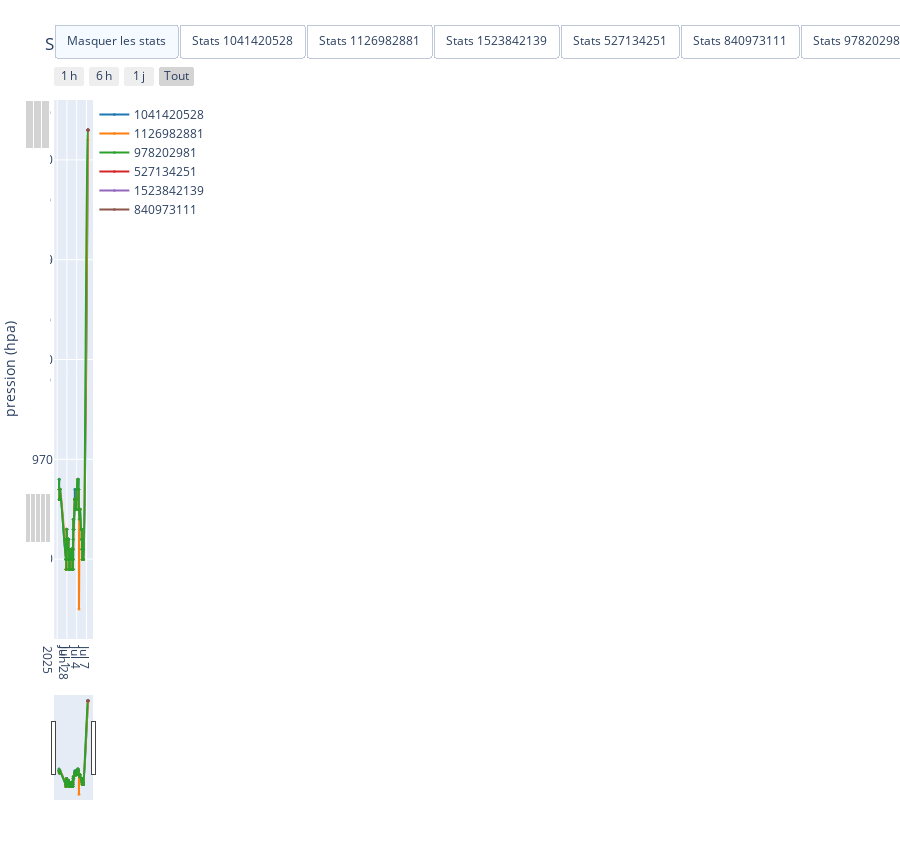

Notebook source saved alongside this figure:
### Code cell
creer_dashboard_capteur(df, stats_complet, "Suivi pression", "pression", "hpa")

### Figure 1 — Plotly figure (JSON) as saved in the notebook; plotly's stock layout.template omitted (floating-point values rounded to 4 significant figures; data arrays with more than 128 entries replaced by an {"elided": "..."} marker saying what was removed)
{"data": [{"cells": {"align": "left", "fill": {"color": "white"}, "values": {"elided": "3x476 mixed values"}}, "domain": {"x": [0, 0.38], "y": [0.37, 1]}, "header": {"align": "left", "fill": {"color": "lightgrey"}, "values": ["Heure", "pression (hpa)", "Capteur"]}, "type": "table"}, {"cells": {"align": "left", "fill": {"color": "white"}, "values": [["1041420528", "1126982881", "1523842139", "527134251", "840973111", "978202981", "Tous les capteurs"], [963.1, 963.1, 1003, 1003, 1003, 963.5, 963.8], [959, 955, 1003, 1003, 1003, 959, 955], [1003, 1003, 1003, 1003, 1003, 1003, 1003], [153, 157, 2, 2, 3, 159, 476]]}, "domain": {"x": [0, 0.38], "y": [0, 0.27]}, "header": {"align": "left", "fill": {"color": "lightgrey"}, "values": ["Capteur", "Moyenne (hpa)", "Min (hpa)", "Max (hpa)", "Nb valeurs"]}, "type": "table"}, {"customdata": {"elided": "153x5 mixed values"}, "hovertemplate": "<b>Capteur</b> : %{customdata[0]}<br><b>Date</b> : %{x|%d %b %Y %H:%M}<br><b>pression</b> : %{y:.2f} hpa<br><br><b>Statistiques capteur</b><br>Moyenne : %{customdata[1]:.2f} hpa<br>Min : %{customdata[2]:.2f} hpa<br>Max : %{customdata[3]:.2f} hpa<br>Nb valeurs : %{customdata[4]}<extra></extra>", "line": {"color": "#1F77B4", "shape": "spline", "width": 2}, "marker": {"opacity": 0.7, "size": 3}, "mode": "lines+markers", "name": "1041420528", "type": "scatter", "x": {"elided": "153 str values"}, "xaxis": "x", "y": {"elided": "153 int values"}, "yaxis": "y"}, {"customdata": {"elided": "157x5 mixed values"}, "hovertemplate": "<b>Capteur</b> : %{customdata[0]}<br><b>Date</b> : %{x|%d %b %Y %H:%M}<br><b>pression</b> : %{y:.2f} hpa<br><br><b>Statistiques capteur</b><br>Moyenne : %{customdata[1]:.2f} hpa<br>Min : %{customdata[2]:.2f} hpa<br>Max : %{customdata[3]:.2f} hpa<br>Nb valeurs : %{customdata[4]}<extra></extra>", "line": {"color": "#FF7F0E", "shape": "spline", "width": 2}, "marker": {"opacity": 0.7, "size": 3}, "mode": "lines+markers", "name": "1126982881", "type": "scatter", "x": {"elided": "157 str values"}, "xaxis": "x", "y": {"elided": "157 int values"}, "yaxis": "y"}, {"customdata": {"elided": "159x5 mixed values"}, "hovertemplate": "<b>Capteur</b> : %{customdata[0]}<br><b>Date</b> : %{x|%d %b %Y %H:%M}<br><b>pression</b> : %{y:.2f} hpa<br><br><b>Statistiques capteur</b><br>Moyenne : %{customdata[1]:.2f} hpa<br>Min : %{customdata[2]:.2f} hpa<br>Max : %{customdata[3]:.2f} hpa<br>Nb valeurs : %{customdata[4]}<extra></extra>", "line": {"color": "#2CA02C", "shape": "spline", "width": 2}, "marker": {"opacity": 0.7, "size": 3}, "mode": "lines+markers", "name": "978202981", "type": "scatter", "x": {"elided": "159 str values"}, "xaxis": "x", "y": {"elided": "159 int values"}, "yaxis": "y"}, {"customdata": [["527134251", 1003, 1003, 1003, 2], ["527134251", 1003, 1003, 1003, 2]], "hovertemplate": "<b>Capteur</b> : %{customdata[0]}<br><b>Date</b> : %{x|%d %b %Y %H:%M}<br><b>pression</b> : %{y:.2f} hpa<br><br><b>Statistiques capteur</b><br>Moyenne : %{customdata[1]:.2f} hpa<br>Min : %{customdata[2]:.2f} hpa<br>Max : %{customdata[3]:.2f} hpa<br>Nb valeurs : %{customdata[4]}<extra></extra>", "line": {"color": "#D62728", "shape": "spline", "width": 2}, "marker": {"opacity": 0.7, "size": 3}, "mode": "lines+markers", "name": "527134251", "type": "scatter", "x": ["2025-07-07T11:25:35.000000000", "2025-07-07T11:56:21.000000000"], "xaxis": "x", "y": [1003, 1003], "yaxis": "y"}, {"customdata": [["1523842139", 1003, 1003, 1003, 2], ["1523842139", 1003, 1003, 1003, 2]], "hovertemplate": "<b>Capteur</b> : %{customdata[0]}<br><b>Date</b> : %{x|%d %b %Y %H:%M}<br><b>pression</b> : %{y:.2f} hpa<br><br><b>Statistiques capteur</b><br>Moyenne : %{customdata[1]:.2f} hpa<br>Min : %{customdata[2]:.2f} hpa<br>Max : %{customdata[3]:.2f} hpa<br>Nb valeurs : %{customdata[4]}<extra></extra>", "line": {"color": "#9467BD", "shape": "spline", "width": 2}, "marker": {"opacity": 0.7, "size": 3}, "mode": "lines+markers", "name": "1523842139", "type": "scatter", "x": ["2025-07-07T11:27:09.000000000", "2025-07-07T11:57:55.000000000"], "xaxis": "x", "y": [1003, 1003], "yaxis": "y"}, {"customdata": [["840973111", 1003, 1003, 1003, 3], ["840973111", 1003, 1003, 1003, 3], ["840973111", 1003, 1003, 1003, 3]], "hovertemplate": "<b>Capteur</b> : %{customdata[0]}<br><b>Date</b> : %{x|%d %b %Y %H:%M}<br><b>pression</b> : %{y:.2f} hpa<br><br><b>Statistiques capteur</b><br>Moyenne : %{customdata[1]:.2f} hpa<br>Min : %{customdata[2]:.2f} hpa<br>Max : %{customdata[3]:.2f} hpa<br>Nb valeurs : %{customdata[4]}<extra></extra>", "line": {"color": "#8C564B", "shape": "spline", "width": 2}, "marker": {"opacity": 0.7, "size": 3}, "mode": "lines+markers", "name": "840973111", "type": "scatter", "x": ["2025-07-07T11:27:10.000000000", "2025-07-07T11:57:56.000000000", "2025-07-07T11:59:49.000000000"], "xaxis": "x", "y": [1003, 1003, 1003], "yaxis": "y"}, {"hovertemplate": "<b>Capteur</b> : 1041420528<br><b>Type</b> : Moyenne<br><b>Valeur</b> : %{y:.2f} hpa<extra></extra>", "line": {"color": "#1F77B4", "dash": "dash", "width": 1}, "mode": "lines", "name": "1041420528 - Moyenne", "type": "scatter", "visible": false, "x": {"elided": "153 str values"}, "xaxis": "x", "y": {"elided": "153 float values"}, "yaxis": "y"}, {"hovertemplate": "<b>Capteur</b> : 1041420528<br><b>Type</b> : Minimum<br><b>Valeur</b> : %{y:.2f} hpa<extra></extra>", "line": {"color": "#1F77B4", "dash": "dot", "width": 1}, "mode": "lines", "name": "1041420528 - Minimum", "type": "scatter", "visible": false, "x": {"elided": "153 str values"}, "xaxis": "x", "y": {"elided": "153 int values"}, "yaxis": "y"}, {"hovertemplate": "<b>Capteur</b> : 1041420528<br><b>Type</b> : Maximum<br><b>Valeur</b> : %{y:.2f} hpa<extra></extra>", "line": {"color": "#1F77B4", "dash": "dot", "width": 1}, "mode": "lines", "name": "1041420528 - Maximum", "type": "scatter", "visible": false, "x": {"elided": "153 str values"}, "xaxis": "x", "y": {"elided": "153 int values"}, "yaxis": "y"}, {"hovertemplate": "<b>Capteur</b> : 1126982881<br><b>Type</b> : Moyenne<br><b>Valeur</b> : %{y:.2f} hpa<extra></extra>", "line": {"color": "#FF7F0E", "dash": "dash", "width": 1}, "mode": "lines", "name": "1126982881 - Moyenne", "type": "scatter", "visible": false, "x": {"elided": "157 str values"}, "xaxis": "x", "y": {"elided": "157 float values"}, "yaxis": "y"}, {"hovertemplate": "<b>Capteur</b> : 1126982881<br><b>Type</b> : Minimum<br><b>Valeur</b> : %{y:.2f} hpa<extra></extra>", "line": {"color": "#FF7F0E", "dash": "dot", "width": 1}, "mode": "lines", "name": "1126982881 - Minimum", "type": "scatter", "visible": false, "x": {"elided": "157 str values"}, "xaxis": "x", "y": {"elided": "157 int values"}, "yaxis": "y"}, {"hovertemplate": "<b>Capteur</b> : 1126982881<br><b>Type</b> : Maximum<br><b>Valeur</b> : %{y:.2f} hpa<extra></extra>", "line": {"color": "#FF7F0E", "dash": "dot", "width": 1}, "mode": "lines", "name": "1126982881 - Maximum", "type": "scatter", "visible": false, "x": {"elided": "157 str values"}, "xaxis": "x", "y": {"elided": "157 int values"}, "yaxis": "y"}, {"hovertemplate": "<b>Capteur</b> : 1523842139<br><b>Type</b> : Moyenne<br><b>Valeur</b> : %{y:.2f} hpa<extra></extra>", "line": {"color": "#2CA02C", "dash": "dash", "width": 1}, "mode": "lines", "name": "1523842139 - Moyenne", "type": "scatter", "visible": false, "x": ["2025-07-07T11:27:09.000000000", "2025-07-07T11:57:55.000000000"], "xaxis": "x", "y": [1003, 1003], "yaxis": "y"}, {"hovertemplate": "<b>Capteur</b> : 1523842139<br><b>Type</b> : Minimum<br><b>Valeur</b> : %{y:.2f} hpa<extra></extra>", "line": {"color": "#2CA02C", "dash": "dot", "width": 1}, "mode": "lines", "name": "1523842139 - Minimum", "type": "scatter", "visible": false, "x": ["2025-07-07T11:27:09.000000000", "2025-07-07T11:57:55.000000000"], "xaxis": "x", "y": [1003, 1003], "yaxis": "y"}, {"hovertemplate": "<b>Capteur</b> : 1523842139<br><b>Type</b> : Maximum<br><b>Valeur</b> : %{y:.2f} hpa<extra></extra>", "line": {"color": "#2CA02C", "dash": "dot", "width": 1}, "mode": "lines", "name": "1523842139 - Maximum", "type": "scatter", "visible": false, "x": ["2025-07-07T11:27:09.000000000", "2025-07-07T11:57:55.000000000"], "xaxis": "x", "y": [1003, 1003], "yaxis": "y"}, {"hovertemplate": "<b>Capteur</b> : 527134251<br><b>Type</b> : Moyenne<br><b>Valeur</b> : %{y:.2f} hpa<extra></extra>", "line": {"color": "#D62728", "dash": "dash", "width": 1}, "mode": "lines", "name": "527134251 - Moyenne", "type": "scatter", "visible": false, "x": ["2025-07-07T11:25:35.000000000", "2025-07-07T11:56:21.000000000"], "xaxis": "x", "y": [1003, 1003], "yaxis": "y"}, {"hovertemplate": "<b>Capteur</b> : 527134251<br><b>Type</b> : Minimum<br><b>Valeur</b> : %{y:.2f} hpa<extra></extra>", "line": {"color": "#D62728", "dash": "dot", "width": 1}, "mode": "lines", "name": "527134251 - Minimum", "type": "scatter", "visible": false, "x": ["2025-07-07T11:25:35.000000000", "2025-07-07T11:56:21.000000000"], "xaxis": "x", "y": [1003, 1003], "yaxis": "y"}, {"hovertemplate": "<b>Capteur</b> : 527134251<br><b>Type</b> : Maximum<br><b>Valeur</b> : %{y:.2f} hpa<extra></extra>", "line": {"color": "#D62728", "dash": "dot", "width": 1}, "mode": "lines", "name": "527134251 - Maximum", "type": "scatter", "visible": false, "x": ["2025-07-07T11:25:35.000000000", "2025-07-07T11:56:21.000000000"], "xaxis": "x", "y": [1003, 1003], "yaxis": "y"}, {"hovertemplate": "<b>Capteur</b> : 840973111<br><b>Type</b> : Moyenne<br><b>Valeur</b> : %{y:.2f} hpa<extra></extra>", "line": {"color": "#9467BD", "dash": "dash", "width": 1}, "mode": "lines", "name": "840973111 - Moyenne", "type": "scatter", "visible": false, "x": ["2025-07-07T11:27:10.000000000", "2025-07-07T11:57:56.000000000", "2025-07-07T11:59:49.000000000"], "xaxis": "x", "y": [1003, 1003, 1003], "yaxis": "y"}, {"hovertemplate": "<b>Capteur</b> : 840973111<br><b>Type</b> : Minimum<br><b>Valeur</b> : %{y:.2f} hpa<extra></extra>", "line": {"color": "#9467BD", "dash": "dot", "width": 1}, "mode": "lines", "name": "840973111 - Minimum", "type": "scatter", "visible": false, "x": ["2025-07-07T11:27:10.000000000", "2025-07-07T11:57:56.000000000", "2025-07-07T11:59:49.000000000"], "xaxis": "x", "y": [1003, 1003, 1003], "yaxis": "y"}, {"hovertemplate": "<b>Capteur</b> : 840973111<br><b>Type</b> : Maximum<br><b>Valeur</b> : %{y:.2f} hpa<extra></extra>", "line": {"color": "#9467BD", "dash": "dot", "width": 1}, "mode": "lines", "name": "840973111 - Maximum", "type": "scatter", "visible": false, "x": ["2025-07-07T11:27:10.000000000", "2025-07-07T11:57:56.000000000", "2025-07-07T11:59:49.000000000"], "xaxis": "x", "y": [1003, 1003, 1003], "yaxis": "y"}, {"hovertemplate": "<b>Capteur</b> : 978202981<br><b>Type</b> : Moyenne<br><b>Valeur</b> : %{y:.2f} hpa<extra></extra>", "line": {"color": "#8C564B", "dash": "dash", "width": 1}, "mode": "lines", "name": "978202981 - Moyenne", "type": "scatter", "visible": false, "x": {"elided": "159 str values"}, "xaxis": "x", "y": {"elided": "159 float values"}, "yaxis": "y"}, {"hovertemplate": "<b>Capteur</b> : 978202981<br><b>Type</b> : Minimum<br><b>Valeur</b> : %{y:.2f} hpa<extra></extra>", "line": {"color": "#8C564B", "dash": "dot", "width": 1}, "mode": "lines", "name": "978202981 - Minimum", "type": "scatter", "visible": false, "x": {"elided": "159 str values"}, "xaxis": "x", "y": {"elided": "159 int values"}, "yaxis": "y"}, {"hovertemplate": "<b>Capteur</b> : 978202981<br><b>Type</b> : Maximum<br><b>Valeur</b> : %{y:.2f} hpa<extra></extra>", "line": {"color": "#8C564B", "dash": "dot", "width": 1}, "mode": "lines", "name": "978202981 - Maximum", "type": "scatter", "visible": false, "x": {"elided": "159 str values"}, "xaxis": "x", "y": {"elided": "159 int values"}, "yaxis": "y"}, {"hovertemplate": "<b>Capteur</b> : Tous les capteurs<br><b>Type</b> : Moyenne<br><b>Valeur</b> : %{y:.2f} hpa<extra></extra>", "line": {"color": "red", "dash": "dash", "width": 1}, "mode": "lines", "name": "Tous les capteurs - Moyenne", "type": "scatter", "visible": false, "x": {"elided": "476 str values"}, "xaxis": "x", "y": {"elided": "476 float values"}, "yaxis": "y"}, {"hovertemplate": "<b>Capteur</b> : Tous les capteurs<br><b>Type</b> : Minimum<br><b>Valeur</b> : %{y:.2f} hpa<extra></extra>", "line": {"color": "red", "dash": "dot", "width": 1}, "mode": "lines", "name": "Tous les capteurs - Minimum", "type": "scatter", "visible": false, "x": {"elided": "476 str values"}, "xaxis": "x", "y": {"elided": "476 int values"}, "yaxis": "y"}, {"hovertemplate": "<b>Capteur</b> : Tous les capteurs<br><b>Type</b> : Maximum<br><b>Valeur</b> : %{y:.2f} hpa<extra></extra>", "line": {"color": "red", "dash": "dot", "width": 1}, "mode": "lines", "name": "Tous les capteurs - Maximum", "type": "scatter", "visible": false, "x": {"elided": "476 str values"}, "xaxis": "x", "y": {"elided": "476 int values"}, "yaxis": "y"}], "layout": {"height": 850, "margin": {"b": 50, "l": 10, "r": 10, "t": 100}, "showlegend": true, "title": {"text": "Suivi pression"}, "updatemenus": [{"buttons": [{"args": [{"visible": [true, true, true, true, true, true, true, true, false, false, false, false, false, false, false, false, false, false, false, false, false, false, false, false, false, false, false, false, false]}], "label": "Masquer les stats", "method": "update"}, {"args": [{"visible": [true, true, true, true, true, true, true, true, true, true, true, false, false, false, false, false, false, false, false, false, false, false, false, false, false, false, false, false, false]}], "label": "Stats 1041420528", "method": "update"}, {"args": [{"visible": [true, true, true, true, true, true, true, true, false, false, false, true, true, true, false, false, false, false, false, false, false, false, false, false, false, false, false, false, false]}], "label": "Stats 1126982881", "method": "update"}, {"args": [{"visible": [true, true, true, true, true, true, true, true, false, false, false, false, false, false, true, true, true, false, false, false, false, false, false, false, false, false, false, false, false]}], "label": "Stats 1523842139", "method": "update"}, {"args": [{"visible": [true, true, true, true, true, true, true, true, false, false, false, false, false, false, false, false, false, true, true, true, false, false, false, false, false, false, false, false, false]}], "label": "Stats 527134251", "method": "update"}, {"args": [{"visible": [true, true, true, true, true, true, true, true, false, false, false, false, false, false, false, false, false, false, false, false, true, true, true, false, false, false, false, false, false]}], "label": "Stats 840973111", "method": "update"}, {"args": [{"visible": [true, true, true, true, true, true, true, true, false, false, false, false, false, false, false, false, false, false, false, false, false, false, false, true, true, true, false, false, false]}], "label": "Stats 978202981", "method": "update"}, {"args": [{"visible": [true, true, true, true, true, true, true, true, false, false, false, false, false, false, false, false, false, false, false, false, false, false, false, false, false, false, true, true, true]}], "label": "Stats Tous les capteurs", "method": "update"}], "direction": "left", "type": "buttons", "x": 0.428, "xanchor": "left", "y": 1.08, "yanchor": "bottom"}], "xaxis": {"anchor": "y", "domain": [0.43, 1], "rangeselector": {"buttons": [{"count": 1, "label": "1 h", "step": "hour", "stepmode": "backward"}, {"count": 6, "label": "6 h", "step": "hour", "stepmode": "backward"}, {"count": 1, "label": "1 j", "step": "day", "stepmode": "backward"}, {"label": "Tout", "step": "all"}]}, "rangeslider": {"visible": true}}, "yaxis": {"anchor": "x", "domain": [0, 1], "showgrid": true, "tickcolor": "black", "tickformat": "f", "ticklen": 0, "ticks": "inside", "title": {"text": "pression (hpa)"}, "zeroline": false}}}
